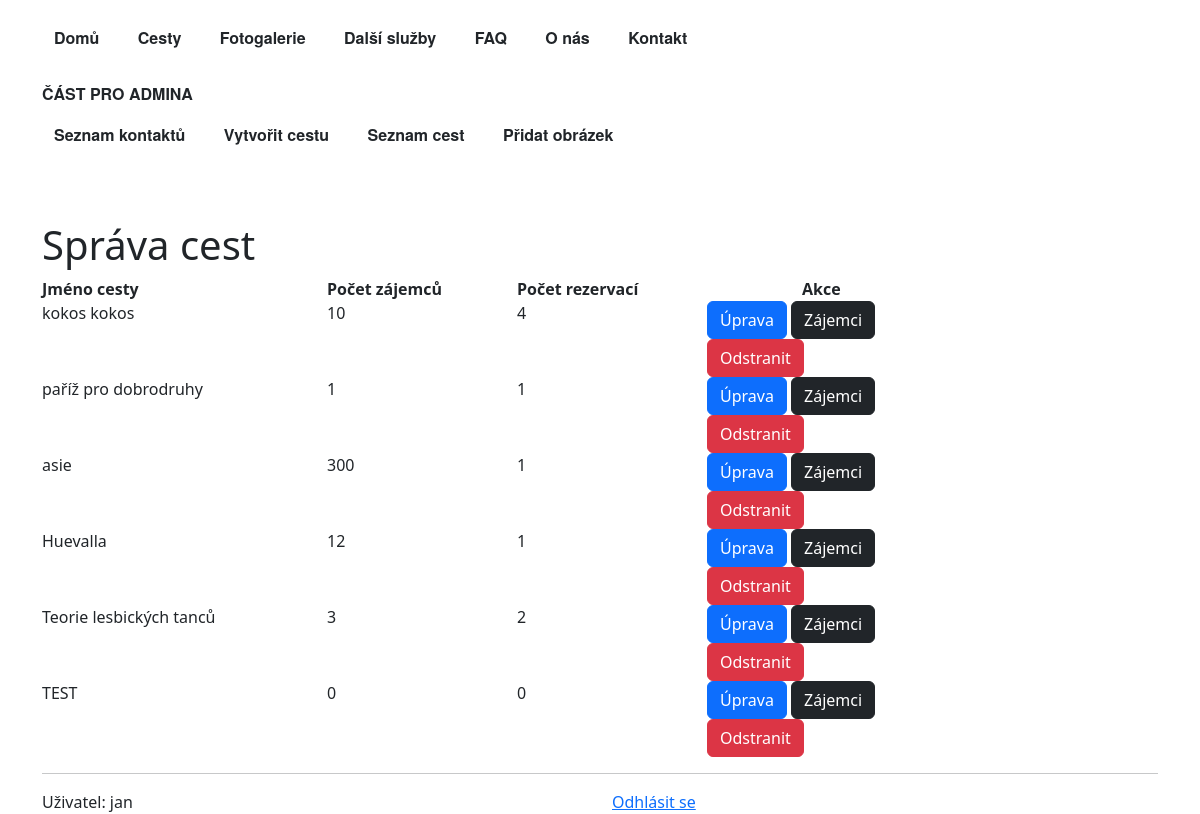
Page /webapp/trip-list/ (signed in) on the committed database.
### webapp/models.py (models this page shows, shortened)
class Trip(models.Model):
    trip_id = models.AutoField(primary_key=True)
    trip_name = models.CharField(max_length=256)
    trip_short_description = models.TextField(null=True, blank=True)
    trip_description = models.TextField(null=True, blank=True)
    start_time = models.CharField(null=True, blank=True, max_length=30) #not date field at the clients request
    end_time = models.CharField(null=True, blank=True, max_length=30) #vague dates preferred - start of june
    price = models.IntegerField(null=True, blank=True)
    image = models.ImageField(upload_to='', null=True, blank=True)
    thumbnail = models.ImageField(upload_to='', null=True, blank=True)
    @property
    def customer_count(self):
        return sum((number.customer_count or 1) for number in self.customer_trip.all())
    @property
    def reservation_count(self):
        return self.customer_trip.all().count()

class Customer(models.Model):
    customer_id = models.AutoField(primary_key=True)
    customer_first_name = models.CharField(max_length=64)
    customer_last_name = models.CharField(max_length=64)
    customer_count = models.PositiveIntegerField(default=1, validators=[MaxValueValidator(30)],)
    customer_email = models.EmailField(null=True, blank=True)
    customer_phone = models.CharField(max_length=14, null=True, blank=True, validators=[MinLengthValidator(9)])
    customer_message = models.TextField(null=True, blank=True)
    customer_trip = models.ForeignKey('Trip', on_delete=models.CASCADE,
                                      null=True, blank=True, related_name='customer_trip')
    created = models.DateTimeField(auto_now_add=True)
    objects = CustomerManager()

### webapp/views.py (the view)
# urls.py: path("trip-list/", TripListingView.as_view(), name="trip_list"),
class TripListingView(LoginRequiredMixin, ListView):
    template_name= "trip_list.html"
    model = Trip
    def get_context_data(self, *, object_list=None, **kwargs):
        context = super().get_context_data(object_list=object_list, **kwargs)
        context["customers"] = Customer.objects.all()
        return context

### webapp/models.py (called while the page is built)
    def get_queryset(self):
        return CustomerQuerySet(self.model, using=self._db)

### webapp/templates/trip_list.html (shortened to what this page needs)
{% extends "base_with_bootstrap.html" %}
{% load bootstrap5 %}
{% block hlavni_nadpis %} Správa cest{% endblock %}
{% block content %}
    <div class="row">
        <div class="col-3"><b>Jméno cesty</b></div>
        <div class="col-2"><b>Počet zájemců</b></div>
        <div class="col-2"><b>Počet rezervací</b></div>
        <div class="col-2 offset-1"><b>Akce</b></div>
    </div>
    {% for trip in object_list%}
    <div class="row">
        <div class="col-3">{{trip.trip_name}}</div>
        <div class="col-2">{{trip.customer_count}}</div>
        <div class="col-2">{{trip.reservation_count}}</div>
         <div class="col-3">
            <a href="{% url 'webapp:trip_update' trip.pk %}" class="btn btn-primary"> Úprava </a>
             <a href="{% url 'webapp:trip_detail_admin' trip.pk %}" class=" btn btn-dark"> Zájemci </a>
             <a href="{% url 'webapp:trip_delete' trip.pk %}" class=" btn btn-danger"> Odstranit </a>
         </div>
    </div>
    {% endfor %}
{% endblock %}

### webapp/templates/snippets/user_info.html
<hr>
<div class="row">
    <div class="col">
        Uživatel:
        {% if user.is_authenticated %}
            {{ user }}
        {% else %}
            (nepřihlášený)
        {% endif %}
    </div>
    <div class="col">
    {%  if user.is_authenticated %}
        <a href="{% url 'yes_no_confirmation' %}">Odhlásit se</a>
    {% else %}
        <a href="{% url 'login' %}">Přihlásit se</a>
    {% endif %}
    </div>
</div>

### rows in the picture
Trip: trip_name "kokos kokos", customer_count "10", reservation_count "4"
Trip: trip_name "paříž pro dobrodruhy", customer_count "1", reservation_count "1"
Trip: trip_name "asie", customer_count "300", reservation_count "1"
Trip: trip_name "Huevalla", customer_count "12", reservation_count "1"
Trip: trip_name "Teorie lesbických tanců", customer_count "3", reservation_count "2"
Trip: trip_name "TEST", customer_count "0", reservation_count "0"

### other values in the picture
{{ user }} "jan"
